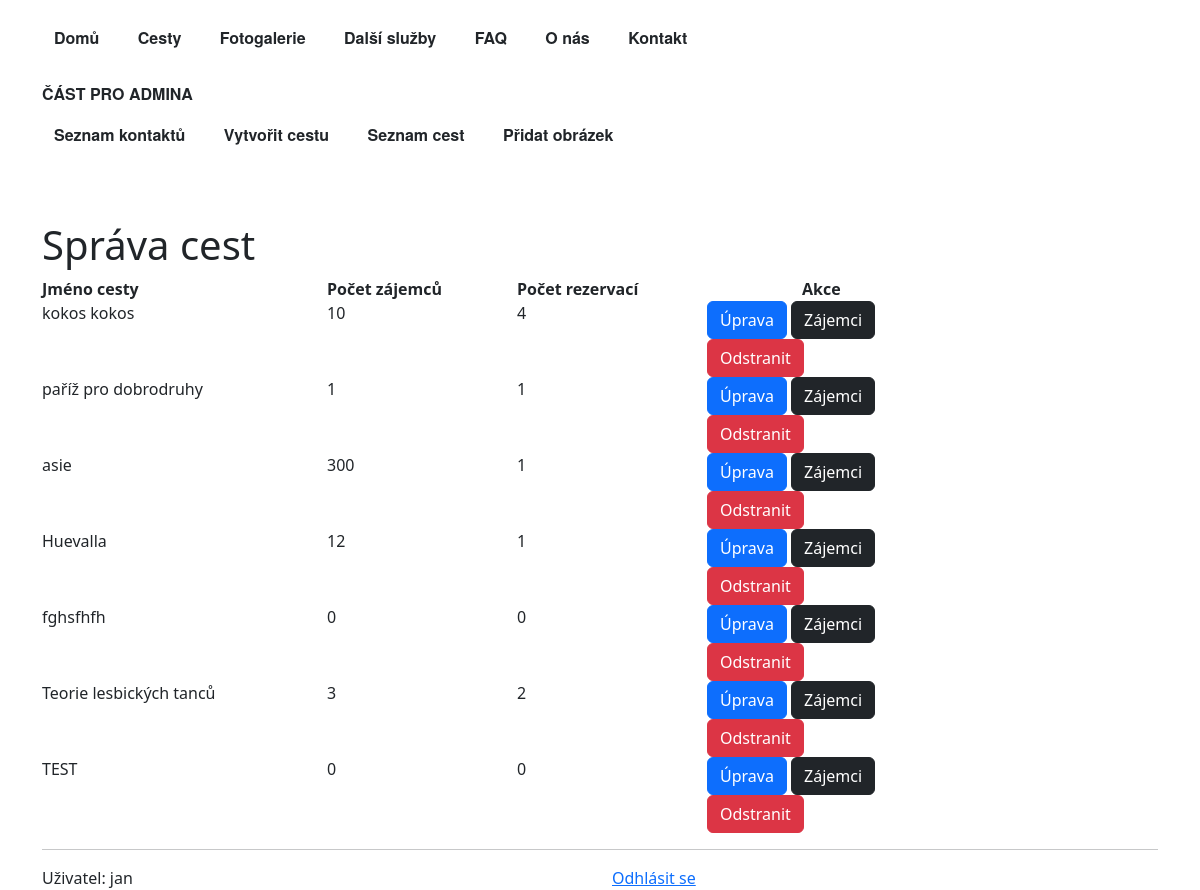
The app's page /webapp/trip-list/ (signed in), older data.
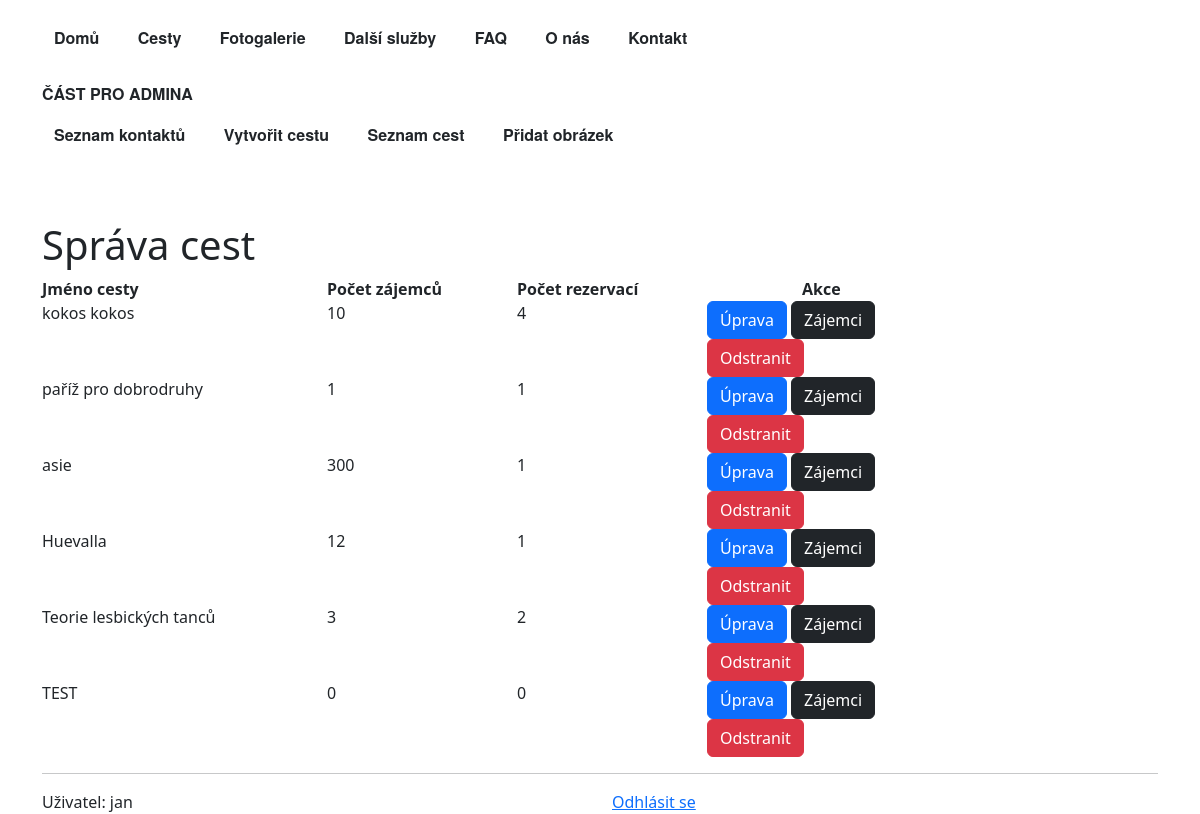
The same page, newer data.
### webapp/models.py (models this page shows, shortened)
class Trip(models.Model):
    trip_id = models.AutoField(primary_key=True)
    trip_name = models.CharField(max_length=256)
    trip_short_description = models.TextField(null=True, blank=True)
    trip_description = models.TextField(null=True, blank=True)
    start_time = models.CharField(null=True, blank=True, max_length=30) #not date field at the clients request
    end_time = models.CharField(null=True, blank=True, max_length=30) #vague dates preferred - start of june
    price = models.IntegerField(null=True, blank=True)
    image = models.ImageField(upload_to='', null=True, blank=True)
    thumbnail = models.ImageField(upload_to='', null=True, blank=True)
    @property
    def customer_count(self):
        return sum((number.customer_count or 1) for number in self.customer_trip.all())
    @property
    def reservation_count(self):
        return self.customer_trip.all().count()

class Customer(models.Model):
    customer_id = models.AutoField(primary_key=True)
    customer_first_name = models.CharField(max_length=64)
    customer_last_name = models.CharField(max_length=64)
    customer_count = models.PositiveIntegerField(default=1, validators=[MaxValueValidator(30)],)
    customer_email = models.EmailField(null=True, blank=True)
    customer_phone = models.CharField(max_length=14, null=True, blank=True, validators=[MinLengthValidator(9)])
    customer_message = models.TextField(null=True, blank=True)
    customer_trip = models.ForeignKey('Trip', on_delete=models.CASCADE,
                                      null=True, blank=True, related_name='customer_trip')
    created = models.DateTimeField(auto_now_add=True)
    objects = CustomerManager()

### webapp/views.py (the view)
# urls.py: path("trip-list/", TripListingView.as_view(), name="trip_list"),
class TripListingView(LoginRequiredMixin, ListView):
    template_name= "trip_list.html"
    model = Trip
    def get_context_data(self, *, object_list=None, **kwargs):
        context = super().get_context_data(object_list=object_list, **kwargs)
        context["customers"] = Customer.objects.all()
        return context

### webapp/models.py (called while the page is built)
    def get_queryset(self):
        return CustomerQuerySet(self.model, using=self._db)

### webapp/templates/trip_list.html (shortened to what this page needs)
{% extends "base_with_bootstrap.html" %}
{% load bootstrap5 %}
{% block hlavni_nadpis %} Správa cest{% endblock %}
{% block content %}
    <div class="row">
        <div class="col-3"><b>Jméno cesty</b></div>
        <div class="col-2"><b>Počet zájemců</b></div>
        <div class="col-2"><b>Počet rezervací</b></div>
        <div class="col-2 offset-1"><b>Akce</b></div>
    </div>
    {% for trip in object_list%}
    <div class="row">
        <div class="col-3">{{trip.trip_name}}</div>
        <div class="col-2">{{trip.customer_count}}</div>
        <div class="col-2">{{trip.reservation_count}}</div>
         <div class="col-3">
            <a href="{% url 'webapp:trip_update' trip.pk %}" class="btn btn-primary"> Úprava </a>
             <a href="{% url 'webapp:trip_detail_admin' trip.pk %}" class=" btn btn-dark"> Zájemci </a>
             <a href="{% url 'webapp:trip_delete' trip.pk %}" class=" btn btn-danger"> Odstranit </a>
         </div>
    </div>
    {% endfor %}
{% endblock %}

Row changes from the older to the newer data that the page shows:
removed Trip: trip_name "fghsfhfh", customer_count "0", reservation_count "0"
